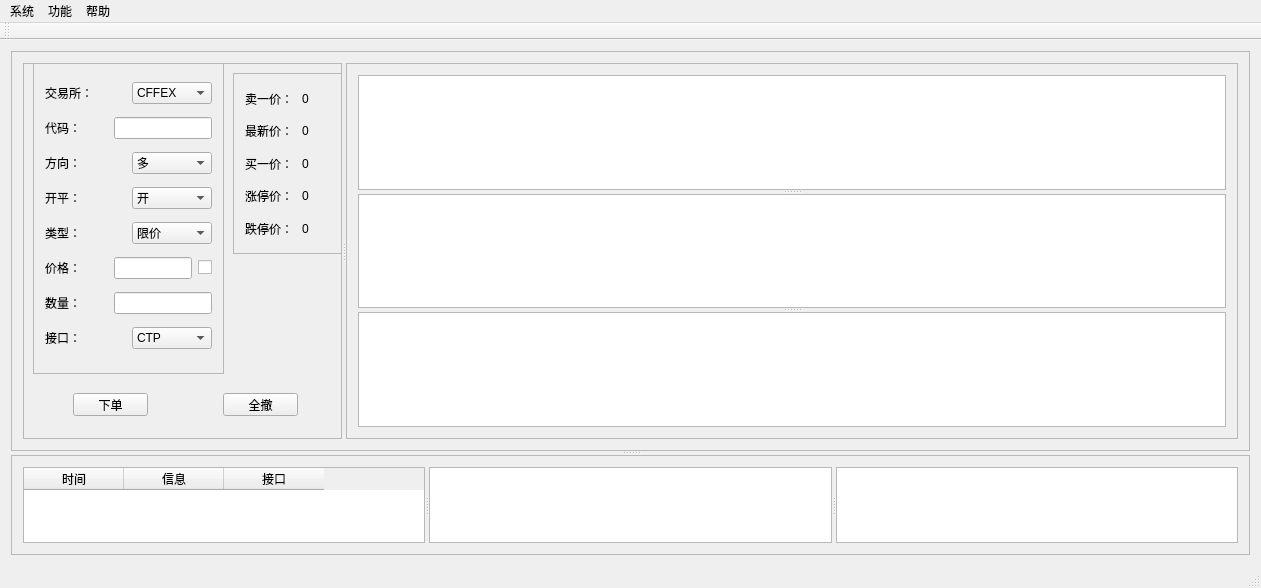
<?xml version="1.0" encoding="UTF-8"?>
<ui version="4.0">
 <class>MainWindow</class>
 <widget class="QMainWindow" name="MainWindow">
  <property name="geometry">
   <rect>
    <x>0</x>
    <y>0</y>
    <width>1261</width>
    <height>580</height>
   </rect>
  </property>
  <property name="windowTitle">
   <string>MainWindow</string>
  </property>
  <widget class="QWidget" name="centralWidget">
   <layout class="QVBoxLayout" name="verticalLayout">
    <item>
     <widget class="QSplitter" name="splitter">
      <property name="orientation">
       <enum>Qt::Vertical</enum>
      </property>
      <widget class="QFrame" name="frame">
       <property name="minimumSize">
        <size>
         <width>0</width>
         <height>400</height>
        </size>
       </property>
       <property name="frameShape">
        <enum>QFrame::StyledPanel</enum>
       </property>
       <property name="frameShadow">
        <enum>QFrame::Raised</enum>
       </property>
       <layout class="QHBoxLayout" name="horizontalLayout">
        <item>
         <widget class="QSplitter" name="splitter_2">
          <property name="orientation">
           <enum>Qt::Horizontal</enum>
          </property>
          <widget class="QFrame" name="frame_3">
           <property name="frameShape">
            <enum>QFrame::StyledPanel</enum>
           </property>
           <property name="frameShadow">
            <enum>QFrame::Raised</enum>
           </property>
           <widget class="QFrame" name="frame_5">
            <property name="geometry">
             <rect>
              <x>10</x>
              <y>0</y>
              <width>191</width>
              <height>311</height>
             </rect>
            </property>
            <property name="frameShape">
             <enum>QFrame::StyledPanel</enum>
            </property>
            <property name="frameShadow">
             <enum>QFrame::Raised</enum>
            </property>
            <layout class="QVBoxLayout" name="verticalLayout_4">
             <item>
              <layout class="QHBoxLayout" name="horizontalLayout_8">
               <item>
                <widget class="QLabel" name="label_11">
                 <property name="text">
                  <string>交易所：</string>
                 </property>
                </widget>
               </item>
               <item>
                <widget class="QComboBox" name="comboBox">
                 <item>
                  <property name="text">
                   <string>CFFEX</string>
                  </property>
                 </item>
                 <item>
                  <property name="text">
                   <string>SHFE</string>
                  </property>
                 </item>
                 <item>
                  <property name="text">
                   <string>CZCE</string>
                  </property>
                 </item>
                 <item>
                  <property name="text">
                   <string>DCE</string>
                  </property>
                 </item>
                 <item>
                  <property name="text">
                   <string>INE</string>
                  </property>
                 </item>
                </widget>
               </item>
              </layout>
             </item>
             <item>
              <layout class="QHBoxLayout" name="horizontalLayout_9">
               <item>
                <widget class="QLabel" name="label_12">
                 <property name="text">
                  <string>代码：        </string>
                 </property>
                </widget>
               </item>
               <item>
                <widget class="QLineEdit" name="lineEdit"/>
               </item>
              </layout>
             </item>
             <item>
              <layout class="QHBoxLayout" name="horizontalLayout_10">
               <item>
                <widget class="QLabel" name="label_13">
                 <property name="text">
                  <string>方向：</string>
                 </property>
                </widget>
               </item>
               <item>
                <widget class="QComboBox" name="comboBox_2">
                 <item>
                  <property name="text">
                   <string>多</string>
                  </property>
                 </item>
                 <item>
                  <property name="text">
                   <string>空</string>
                  </property>
                 </item>
                </widget>
               </item>
              </layout>
             </item>
             <item>
              <layout class="QHBoxLayout" name="horizontalLayout_11">
               <item>
                <widget class="QLabel" name="label_14">
                 <property name="text">
                  <string>开平：</string>
                 </property>
                </widget>
               </item>
               <item>
                <widget class="QComboBox" name="comboBox_3">
                 <item>
                  <property name="text">
                   <string>开</string>
                  </property>
                 </item>
                 <item>
                  <property name="text">
                   <string>平</string>
                  </property>
                 </item>
                 <item>
                  <property name="text">
                   <string>平今</string>
                  </property>
                 </item>
                 <item>
                  <property name="text">
                   <string>平昨</string>
                  </property>
                 </item>
                </widget>
               </item>
              </layout>
             </item>
             <item>
              <layout class="QHBoxLayout" name="horizontalLayout_13">
               <item>
                <widget class="QLabel" name="label_16">
                 <property name="text">
                  <string>类型：</string>
                 </property>
                </widget>
               </item>
               <item>
                <widget class="QComboBox" name="comboBox_5">
                 <item>
                  <property name="text">
                   <string>限价</string>
                  </property>
                 </item>
                 <item>
                  <property name="text">
                   <string>市价</string>
                  </property>
                 </item>
                 <item>
                  <property name="text">
                   <string>STOP</string>
                  </property>
                 </item>
                 <item>
                  <property name="text">
                   <string>FAK</string>
                  </property>
                 </item>
                 <item>
                  <property name="text">
                   <string>FOK</string>
                  </property>
                 </item>
                 <item>
                  <property name="text">
                   <string>询价</string>
                  </property>
                 </item>
                </widget>
               </item>
              </layout>
             </item>
             <item>
              <layout class="QHBoxLayout" name="horizontalLayout_15">
               <item>
                <widget class="QLabel" name="label_18">
                 <property name="text">
                  <string>价格：        </string>
                 </property>
                </widget>
               </item>
               <item>
                <widget class="QLineEdit" name="lineEdit_2"/>
               </item>
               <item>
                <widget class="QCheckBox" name="checkBox">
                 <property name="text">
                  <string/>
                 </property>
                </widget>
               </item>
              </layout>
             </item>
             <item>
              <layout class="QHBoxLayout" name="horizontalLayout_16">
               <item>
                <widget class="QLabel" name="label_19">
                 <property name="text">
                  <string>数量：        </string>
                 </property>
                </widget>
               </item>
               <item>
                <widget class="QLineEdit" name="lineEdit_3"/>
               </item>
              </layout>
             </item>
             <item>
              <layout class="QHBoxLayout" name="horizontalLayout_14">
               <item>
                <widget class="QLabel" name="label_17">
                 <property name="text">
                  <string>接口：</string>
                 </property>
                </widget>
               </item>
               <item>
                <widget class="QComboBox" name="comboBox_6">
                 <item>
                  <property name="text">
                   <string>CTP</string>
                  </property>
                 </item>
                </widget>
               </item>
              </layout>
             </item>
            </layout>
           </widget>
           <widget class="QFrame" name="frame_6">
            <property name="geometry">
             <rect>
              <x>210</x>
              <y>10</y>
              <width>131</width>
              <height>181</height>
             </rect>
            </property>
            <property name="frameShape">
             <enum>QFrame::StyledPanel</enum>
            </property>
            <property name="frameShadow">
             <enum>QFrame::Raised</enum>
            </property>
            <layout class="QVBoxLayout" name="verticalLayout_3">
             <item>
              <layout class="QHBoxLayout" name="horizontalLayout_3">
               <item>
                <widget class="QLabel" name="label_2">
                 <property name="text">
                  <string>卖一价：</string>
                 </property>
                </widget>
               </item>
               <item>
                <widget class="QLabel" name="label">
                 <property name="text">
                  <string>0</string>
                 </property>
                </widget>
               </item>
              </layout>
             </item>
             <item>
              <layout class="QHBoxLayout" name="horizontalLayout_6">
               <item>
                <widget class="QLabel" name="label_7">
                 <property name="text">
                  <string>最新价：</string>
                 </property>
                </widget>
               </item>
               <item>
                <widget class="QLabel" name="label_8">
                 <property name="text">
                  <string>0</string>
                 </property>
                </widget>
               </item>
              </layout>
             </item>
             <item>
              <layout class="QHBoxLayout" name="horizontalLayout_4">
               <item>
                <widget class="QLabel" name="label_3">
                 <property name="text">
                  <string>买一价：</string>
                 </property>
                </widget>
               </item>
               <item>
                <widget class="QLabel" name="label_4">
                 <property name="text">
                  <string>0</string>
                 </property>
                </widget>
               </item>
              </layout>
             </item>
             <item>
              <layout class="QHBoxLayout" name="horizontalLayout_5">
               <item>
                <widget class="QLabel" name="label_5">
                 <property name="text">
                  <string>涨停价：</string>
                 </property>
                </widget>
               </item>
               <item>
                <widget class="QLabel" name="label_6">
                 <property name="text">
                  <string>0</string>
                 </property>
                </widget>
               </item>
              </layout>
             </item>
             <item>
              <layout class="QHBoxLayout" name="horizontalLayout_7">
               <item>
                <widget class="QLabel" name="label_9">
                 <property name="text">
                  <string>跌停价：</string>
                 </property>
                </widget>
               </item>
               <item>
                <widget class="QLabel" name="label_10">
                 <property name="text">
                  <string>0</string>
                 </property>
                </widget>
               </item>
              </layout>
             </item>
            </layout>
           </widget>
           <widget class="QPushButton" name="pushButton">
            <property name="geometry">
             <rect>
              <x>50</x>
              <y>330</y>
              <width>75</width>
              <height>23</height>
             </rect>
            </property>
            <property name="text">
             <string>下单</string>
            </property>
           </widget>
           <widget class="QPushButton" name="pushButton_2">
            <property name="geometry">
             <rect>
              <x>200</x>
              <y>330</y>
              <width>75</width>
              <height>23</height>
             </rect>
            </property>
            <property name="text">
             <string>全撤</string>
            </property>
           </widget>
          </widget>
          <widget class="QFrame" name="frame_4">
           <property name="frameShape">
            <enum>QFrame::StyledPanel</enum>
           </property>
           <property name="frameShadow">
            <enum>QFrame::Raised</enum>
           </property>
           <layout class="QVBoxLayout" name="verticalLayout_2">
            <item>
             <widget class="QSplitter" name="splitter_4">
              <property name="orientation">
               <enum>Qt::Vertical</enum>
              </property>
              <widget class="QTableView" name="tableView_4"/>
              <widget class="QTableView" name="tableView_5"/>
              <widget class="QTableView" name="tableView_6"/>
             </widget>
            </item>
           </layout>
          </widget>
         </widget>
        </item>
       </layout>
      </widget>
      <widget class="QFrame" name="frame_2">
       <property name="minimumSize">
        <size>
         <width>0</width>
         <height>100</height>
        </size>
       </property>
       <property name="frameShape">
        <enum>QFrame::StyledPanel</enum>
       </property>
       <property name="frameShadow">
        <enum>QFrame::Raised</enum>
       </property>
       <layout class="QHBoxLayout" name="horizontalLayout_2">
        <item>
         <widget class="QSplitter" name="splitter_3">
          <property name="orientation">
           <enum>Qt::Horizontal</enum>
          </property>
          <widget class="QTableWidget" name="tableWidget">
           <column>
            <property name="text">
             <string>时间</string>
            </property>
           </column>
           <column>
            <property name="text">
             <string>信息</string>
            </property>
           </column>
           <column>
            <property name="text">
             <string>接口</string>
            </property>
           </column>
          </widget>
          <widget class="QTableView" name="tableView_2"/>
          <widget class="QTableView" name="tableView_3"/>
         </widget>
        </item>
       </layout>
      </widget>
     </widget>
    </item>
   </layout>
  </widget>
  <widget class="QMenuBar" name="menuBar">
   <property name="geometry">
    <rect>
     <x>0</x>
     <y>0</y>
     <width>1261</width>
     <height>23</height>
    </rect>
   </property>
   <widget class="QMenu" name="menu">
    <property name="title">
     <string>系统</string>
    </property>
    <addaction name="actionCTP_Connect"/>
    <addaction name="action_RPC_connect"/>
    <addaction name="actionExit"/>
   </widget>
   <widget class="QMenu" name="menu_2">
    <property name="title">
     <string>功能</string>
    </property>
    <addaction name="actionCTP"/>
    <addaction name="actionCTP_2"/>
    <addaction name="action_3"/>
    <addaction name="actionRPC_Service"/>
   </widget>
   <widget class="QMenu" name="menu_3">
    <property name="title">
     <string>帮助</string>
    </property>
    <addaction name="action_2"/>
    <addaction name="action"/>
    <addaction name="actionRPC_Test"/>
   </widget>
   <addaction name="menu"/>
   <addaction name="menu_2"/>
   <addaction name="menu_3"/>
  </widget>
  <widget class="QToolBar" name="mainToolBar">
   <attribute name="toolBarArea">
    <enum>TopToolBarArea</enum>
   </attribute>
   <attribute name="toolBarBreak">
    <bool>false</bool>
   </attribute>
  </widget>
  <widget class="QStatusBar" name="statusBar"/>
  <action name="actionCTP_Connect">
   <property name="text">
    <string>CTP Connect</string>
   </property>
  </action>
  <action name="actionExit">
   <property name="text">
    <string>Exit</string>
   </property>
  </action>
  <action name="actionCTP">
   <property name="text">
    <string>CTP 策略</string>
   </property>
  </action>
  <action name="actionCTP_2">
   <property name="text">
    <string>CTP 回测</string>
   </property>
  </action>
  <action name="action">
   <property name="text">
    <string>关于</string>
   </property>
  </action>
  <action name="action_2">
   <property name="text">
    <string>查询合约</string>
   </property>
  </action>
  <action name="action_3">
   <property name="text">
    <string>交易风控</string>
   </property>
  </action>
  <action name="actioncheck">
   <property name="checkable">
    <bool>true</bool>
   </property>
   <property name="text">
    <string>check</string>
   </property>
  </action>
  <action name="actionRPC_Test">
   <property name="text">
    <string>RPC Test</string>
   </property>
  </action>
  <action name="actionRPC_Service">
   <property name="text">
    <string>RPC服务</string>
   </property>
  </action>
  <action name="action_RPC_connect">
   <property name="text">
    <string>连接RPC</string>
   </property>
  </action>
 </widget>
 <layoutdefault spacing="6" margin="11"/>
 <resources/>
 <connections>
  <connection>
   <sender>actionCTP_Connect</sender>
   <signal>triggered()</signal>
   <receiver>MainWindow</receiver>
   <slot>menu_ctp_connect()</slot>
   <hints>
    <hint type="sourcelabel">
     <x>-1</x>
     <y>-1</y>
    </hint>
    <hint type="destinationlabel">
     <x>654</x>
     <y>289</y>
    </hint>
   </hints>
  </connection>
  <connection>
   <sender>actionExit</sender>
   <signal>triggered()</signal>
   <receiver>MainWindow</receiver>
   <slot>menu_exit()</slot>
   <hints>
    <hint type="sourcelabel">
     <x>-1</x>
     <y>-1</y>
    </hint>
    <hint type="destinationlabel">
     <x>654</x>
     <y>289</y>
    </hint>
   </hints>
  </connection>
  <connection>
   <sender>lineEdit</sender>
   <signal>returnPressed()</signal>
   <receiver>MainWindow</receiver>
   <slot>symbol_ReturnPressed()</slot>
   <hints>
    <hint type="sourcelabel">
     <x>208</x>
     <y>125</y>
    </hint>
    <hint type="destinationlabel">
     <x>8</x>
     <y>258</y>
    </hint>
   </hints>
  </connection>
  <connection>
   <sender>pushButton</sender>
   <signal>clicked()</signal>
   <receiver>MainWindow</receiver>
   <slot>SendOrder_clicked()</slot>
   <hints>
    <hint type="sourcelabel">
     <x>96</x>
     <y>397</y>
    </hint>
    <hint type="destinationlabel">
     <x>6</x>
     <y>406</y>
    </hint>
   </hints>
  </connection>
  <connection>
   <sender>actionCTP</sender>
   <signal>triggered()</signal>
   <receiver>MainWindow</receiver>
   <slot>menu_CTAStrategy()</slot>
   <hints>
    <hint type="sourcelabel">
     <x>-1</x>
     <y>-1</y>
    </hint>
    <hint type="destinationlabel">
     <x>635</x>
     <y>289</y>
    </hint>
   </hints>
  </connection>
  <connection>
   <sender>actionCTP_2</sender>
   <signal>triggered()</signal>
   <receiver>MainWindow</receiver>
   <slot>menu_CTABacktest()</slot>
   <hints>
    <hint type="sourcelabel">
     <x>-1</x>
     <y>-1</y>
    </hint>
    <hint type="destinationlabel">
     <x>635</x>
     <y>289</y>
    </hint>
   </hints>
  </connection>
  <connection>
   <sender>action_2</sender>
   <signal>triggered()</signal>
   <receiver>MainWindow</receiver>
   <slot>menu_contractQueryclicked()</slot>
   <hints>
    <hint type="sourcelabel">
     <x>-1</x>
     <y>-1</y>
    </hint>
    <hint type="destinationlabel">
     <x>635</x>
     <y>289</y>
    </hint>
   </hints>
  </connection>
  <connection>
   <sender>action_3</sender>
   <signal>triggered()</signal>
   <receiver>MainWindow</receiver>
   <slot>menu_riskManagerclicked()</slot>
   <hints>
    <hint type="sourcelabel">
     <x>-1</x>
     <y>-1</y>
    </hint>
    <hint type="destinationlabel">
     <x>630</x>
     <y>289</y>
    </hint>
   </hints>
  </connection>
  <connection>
   <sender>actionRPC_Test</sender>
   <signal>triggered()</signal>
   <receiver>MainWindow</receiver>
   <slot>menu_rpcTestclicked()</slot>
   <hints>
    <hint type="sourcelabel">
     <x>-1</x>
     <y>-1</y>
    </hint>
    <hint type="destinationlabel">
     <x>630</x>
     <y>289</y>
    </hint>
   </hints>
  </connection>
  <connection>
   <sender>actionRPC_Service</sender>
   <signal>triggered()</signal>
   <receiver>MainWindow</receiver>
   <slot>menu_rpc_service()</slot>
   <hints>
    <hint type="sourcelabel">
     <x>-1</x>
     <y>-1</y>
    </hint>
    <hint type="destinationlabel">
     <x>630</x>
     <y>289</y>
    </hint>
   </hints>
  </connection>
  <connection>
   <sender>action_RPC_connect</sender>
   <signal>triggered()</signal>
   <receiver>MainWindow</receiver>
   <slot>menu_rpc_connect()</slot>
   <hints>
    <hint type="sourcelabel">
     <x>-1</x>
     <y>-1</y>
    </hint>
    <hint type="destinationlabel">
     <x>630</x>
     <y>289</y>
    </hint>
   </hints>
  </connection>
 </connections>
 <slots>
  <slot>menu_ctp_connect()</slot>
  <slot>menu_exit()</slot>
  <slot>symbol_ReturnPressed()</slot>
  <slot>SendOrder_clicked()</slot>
  <slot>menu_CTAStrategy()</slot>
  <slot>menu_CTABacktest()</slot>
  <slot>menu_contractQueryclicked()</slot>
  <slot>menu_riskManagerclicked()</slot>
  <slot>menu_rpcTestclicked()</slot>
  <slot>menu_rpc_connect()</slot>
  <slot>menu_rpc_service()</slot>
 </slots>
</ui>
